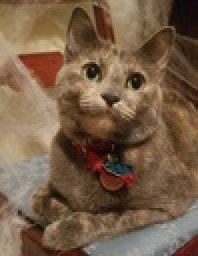
%> input picture DigitalImageProcessing/cat.JPG, 99 x 128 px, shrunk from 1332 x 1726 before the run (shown 2 times larger)
$ octave Project1_rag315.m   (GNU Octave 9; MATLAB toolbox functions it lacks are replaced by stand-ins)
%> lines starting %> are read from the running program, lines starting %| are printed output that depends on the picture
%% ECE 8473 Digital Image Processing: Project 1
% By Rebecca Garcia
% Dated:
%% Loading File
pic0 = imread('cat.jpg');     % Read image
%> pic0 is the input picture: size 128x99x3 uint8; mean R, G, B 119.2, 94.3, 71.7
picgrey = rgb2gray(pic0);        % Coverting to grayscale
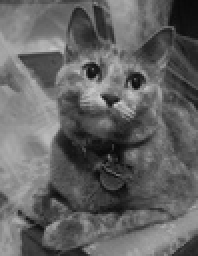
%> picgrey: size 128x99 uint8 (shown 2 times larger); min 9, max 203, mean 99.2
pic = double(picgrey);           % Converting from uint8 to double for processing
% [14 lines of commented-out code are left out]


%% Part 1: Implement histogram equalization
% Initializing Variables
L = max(max(pic));  % Maximum Grayscale Value
%> L = 203
n = numel(pic);     % Number of Pixels
%> n = 12672

[C, ~, ic] = unique(pic);           % Find # of unique elements
%> C = 188 values from 9 to 203
counts = accumarray(ic,1);          % # of times each element appears
%> counts = 188 values, max 126 at index 91, min 1 at index 187, mean 67.4
chart = [C, counts];                % Returns [intensity element_count]
%> chart = 188 rows, first 12: [9 7; 10 17; 11 24; 12 40; 13 37; 14 27; 15 24; 16 30; 17 37; 18 29; 19 32; 20 42]
chart(:,3) = chart(:,2)/n;          % p = intensity lvl count/total pixels

% Summation Loop Start
chart(1,4) = chart(1,3);
for i = 2:length(chart)
    chart(i,4) = chart(i-1,4) + chart(i,3);
end
%> after the loop, chart = 188 rows, first 8: [9 7 0.000552 0.000552; 10 17 0.00134 0.00189; 11 24 0.00189 0.00379; 12 40 0.00316 0.00694; 13 37 0.00292 0.00986; 14 27 0.00213 0.012; 15 24 0.00189 0.0139; 16 30 0.00237 0.0163]
chart(:,5) = round(chart(:,4)*L);   % Round(Sum(p)*L)

% Replacing ea. pixel level with new intensity level
piceq = zeros(length(pic(:,1)),length(pic(1,:)));
%> piceq: size 128x99 double; every value is 0
for i = 1:n
    for j = 1:length(chart)
        if pic(i) == chart(j,1)
            piceq(i) = chart(j,5);
        end
    end
end
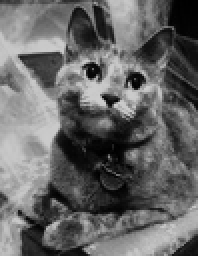
%> piceq: size 128x99 double (shown 2 times larger); min 0, max 203, mean 102.2

piceq = uint8(piceq);             % Convert double to image format
%> piceq: size 128x99 uint8

% [7 lines of commented-out code are left out]

%% Clearing Vars
clearvars C Error counts i ic j l n L

%% Clearing Variables
clear vars m n i j X Y Dummy

%% ----------------------- Error Checking -------------------------------
%% Part 1 error checking
% [9 lines of commented-out code are left out]
%% Calculating Error
% [6 lines of commented-out code are left out]
